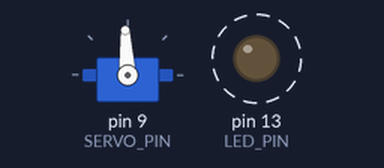
Simulated run of this sketch. Board: Arduino Uno, built with avr-gcc and run on an emulated ATmega328P. Parts: servo, output pins drawn as LEDs (lit = HIGH). Dashed ring = blinking.

Above: at 0.5 s.
Timing chart, 0 to 4.6 s (numbered marks = the images above):
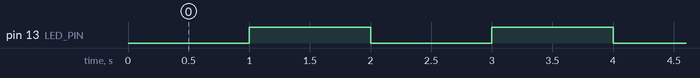

Measured:
- by itself, pin 13 (LED_PIN): alternates HIGH for 1.0 s and LOW for 1.0 s

The sketch:

main.ino
```cpp
#include <Servo.h>

#define SERVO_WRITE writeMicroseconds
#define LED_PIN 13
#define SERVO_PIN 9

Servo myservo;  // create servo object to control a servo
                // a maximum of eight servo objects can be created

unsigned long last_blink = 0;

void setup() {

    pinMode(LED_PIN, OUTPUT);
    myservo.attach(SERVO_PIN);  // attaches the servo on pin 9 to the servo object
    // On standard servos a parameter value of 1000 is fully counter-clockwise, 2000 is fully clockwise, and 1500 is in the middle.
    myservo.SERVO_WRITE(1500);
}


void loop() {
    if(millis() - last_blink >= 1000){
        digitalWrite(13, !digitalRead(13)); // Toggle LED.
        last_blink = millis();
    }
}
```
